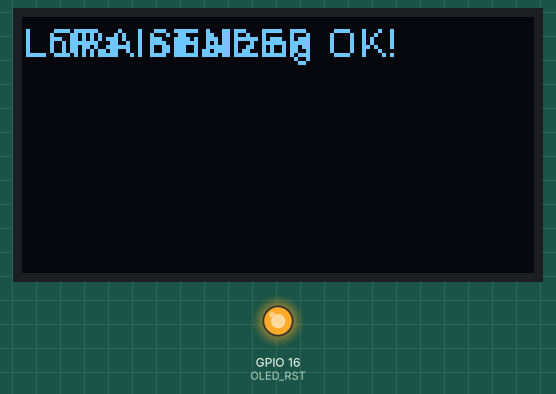
Recording of a program running on a simulated ESP32. Parts: 128×64 one-colour display, output pins drawn as LEDs (lit = HIGH). No radio packets arrive unless stated; what the program prints to the serial monitor is not drawn.

Above: at 0.1 s.

The program:

main.cpp
```cpp
/*********
  Rui Santos
  Complete project details at https://RandomNerdTutorials.com/ttgo-lora32-sx1276-arduino-ide/
*********/

// #include <Arduino.h>

//Libraries for LoRa
#include <SPI.h>
#include <LoRa.h>

//Libraries for OLED Display
#include <Wire.h>
// #include <Adafruit_BusIO_Register.h>
// #include <Adafruit_GFX.h>
// #include <Adafruit_SSD1306.h>
#include <SSD1306.h>

//define the pins used by the LoRa transceiver module
#define SCK 5
#define MISO 19
#define MOSI 27
#define SS 18
#define RST 14
#define DIO0 26

//433E6 for Asia
//866E6 for Europe
//915E6 for North America
#define BAND 433E6

//OLED pins
#define OLED_SDA 4
#define OLED_SCL 15
#define OLED_RST 16
#define SCREEN_WIDTH 128 // OLED display width, in pixels
#define SCREEN_HEIGHT 64 // OLED display height, in pixels

//packet counter
int counter = 0;

// Adafruit_SSD1306 display(SCREEN_WIDTH, SCREEN_HEIGHT, &Wire, OLED_RST);
SSD1306 display (0x3c, OLED_SDA, OLED_SCL);

void setup() {
  //initialize Serial Monitor
  Serial.begin(115200);

  //reset OLED display via software
  pinMode(OLED_RST, OUTPUT);
  digitalWrite(OLED_RST, LOW);
  delay(20);
  digitalWrite(OLED_RST, HIGH);

  //initialize OLED
  // Wire.begin(OLED_SDA, OLED_SCL);
  // if(!display.begin(SSD1306_SWITCHCAPVCC, 0x3c, false, false)) { // Address 0x3C for 128x32
  //   Serial.println(F("SSD1306 allocation failed"));
  //   for(;;); // Don't proceed, loop forever
  // }

  // display.clearDisplay();
  // display.setTextColor(WHITE);
  // display.setTextSize(10);
  // display.setCursor(0,0);
  display.init();
  display.flipScreenVertically();
  display.setFont(ArialMT_Plain_10);
  display.print("LORA SENDER ");
  display.display();

  Serial.println("LoRa Sender Test");

  //SPI LoRa pins
  SPI.begin(SCK, MISO, MOSI, SS);
  //setup LoRa transceiver module
  LoRa.setPins(SS, RST, DIO0);

  if (!LoRa.begin(BAND)) {
    Serial.println("Starting LoRa failed!");
    while (1);
  }
  Serial.println("LoRa Initializing OK!");
  // display.setCursor(0,10);
  display.setTextAlignment(TEXT_ALIGN_LEFT);
  display.drawString(0, 0, "LoRa Initializing OK!");
  display.display();
  delay(2000);
}

void loop() {

  Serial.print("Sending packet: ");
  Serial.println(counter);

  //Send LoRa packet to receiver
  LoRa.beginPacket();
  LoRa.print("hello ");
  LoRa.print(counter);
  LoRa.endPacket();

  display.clear();
  display.drawString(0, 0, "LORA SENDER");
  display.drawString(90, 0, "LoRa packet sent.");
  display.drawString(180, 0, "Counter:" + counter);
  // display.print(counter);
  display.display();

  counter++;

  delay(10000);
}
```

Measured:
- what the display in image 0 shows lasts 2.1 s, from 0.1 s to 2.2 s
